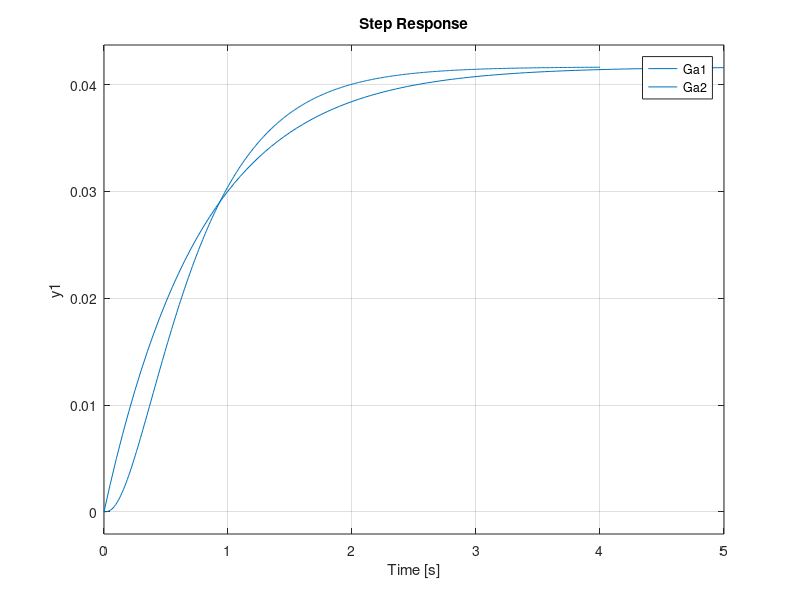

The MATLAB script that drew this image: (Note: this script raises an error after producing the figure.)
x = tf('s');
Ga1 = 10/((x+2)*(x+4)*(x+30));
Ga2 = 10/(240+188*x);
figure(1)
step(Ga1)
hold on
step(Ga2)
legend('Ga1','Ga2')
hold off
grid on
Gb1 = (x+4)/((x+2)*(x^2+4*x+25));
pzplot(Gb1)
clf
Gc1 = (x+25)/((x+2)*(x^2+4*x+25));
pzplot(Gc1)
clf
Gd1 = (x+2.01)/((x+2)*(x^2+4*x+25));
Gd2 = 1/(x^2+4*x+25);
hold on
step(Gd1)
step(Gd2)
legend('Gd1','Gd2')